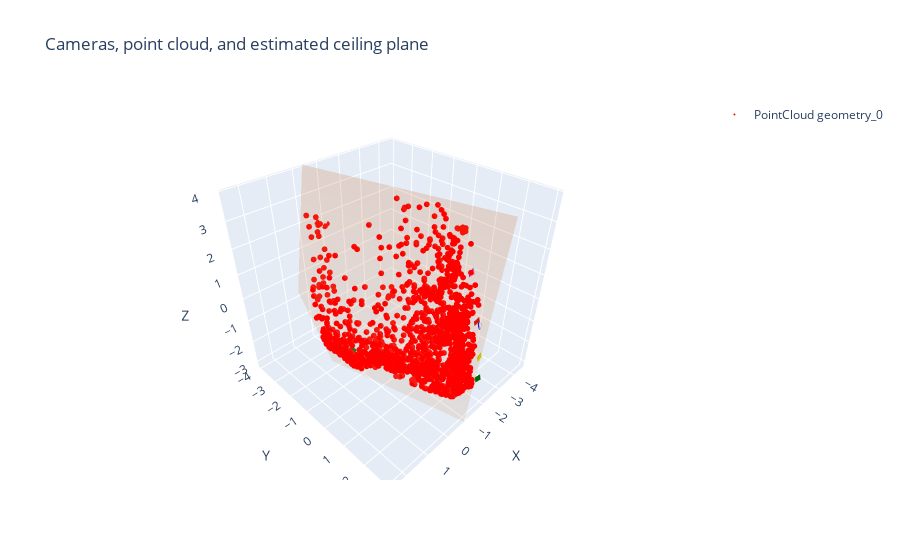

Source (notebook cell):
### Markdown cell above
## Visualizing the found ceiling plane and the point cloud and adding the mesh representing the plane to the 3D reconstruction (file .glb)

### Code cell
trace_points = [] 
trace_meshes = []

# Colors used for different elements (point clouds, cameras, etc.)
colors = ['red', 'green', 'blue', 'yellow', 'cyan', 'magenta']

camera_id = 0
color_counter = 0

# Loop through each geometry in the mesh
# Used to visualize the ceiling point cloud and camera positions
for name, geometry in mesh.geometry.items():
    
    # If the geometry is a point cloud (e.g., ceiling)
    if isinstance(geometry, trimesh.PointCloud):
        # Limit to 1500 randomly selected points to avoid memory issues
        num_points = min(1500, len(geometry.vertices))
        sampled_points = np.random.choice(len(geometry.vertices), num_points, replace=False)
        points = geometry.vertices[sampled_points]
        
        # Add point cloud as a 3D scatter plot
        trace_points.append(go.Scatter3d(
            x=points[:, 0],
            y=points[:, 1],
            z=points[:, 2],
            mode='markers',
            marker=dict(color=colors[color_counter % len(colors)], size=2),
            name=f"PointCloud {name}"
        ))
        color_counter += 1

    # If the geometry is a mesh (used to represent cameras)
    elif isinstance(geometry, trimesh.Trimesh):
        for face in geometry.faces:
            vertices = geometry.vertices[face]
            # Only plot faces that are valid triangles (3 unique vertices)
            if len(np.unique(vertices, axis=0)) == 3:
                trace_meshes.append(go.Mesh3d(
                    x=vertices[:, 0],
                    y=vertices[:, 1],
                    z=vertices[:, 2],
                    color=colors[camera_id % len(colors)],
                    opacity=1,
                    name=f"Camera #{camera_id}"
                ))
        # Increment camera ID if it's a new camera (48 faces = one camera model)
        if len(geometry.faces) == 48: 
            camera_id += 1

# === Plotting the detected ceiling plane ===
xlim = [top_points[:, 0].min(), top_points[:, 0].max()]
ylim = [top_points[:, 1].min(), top_points[:, 1].max()]
xx, yy = np.meshgrid(np.linspace(xlim[0], xlim[1], 10), np.linspace(ylim[0], ylim[1], 10))
a, b, c, d = plane_equation
zz = (-a * xx - b * yy - d) / c

# Add the ceiling plane as a translucent surface
trace_meshes.append(go.Surface(
    x=xx, y=yy, z=zz, opacity=0.2, colorscale='Oranges', showscale=False,
    name='Ceiling plane'
))

# === Normalize the scale of all 3 axes to avoid distortion ===
xlim = [points[:, 0].min(), points[:, 0].max()]
ylim = [points[:, 1].min(), points[:, 1].max()]
zlim = [points[:, 2].min(), points[:, 2].max()]
dx = xlim[1] - xlim[0]
dy = ylim[1] - ylim[0]
dz = zlim[1] - zlim[0]

# Set uniform axis range based on the longest dimension
if dx >= dy and dx >= dz:
    xmin = (xlim[0]+xlim[1])/2 - dx/2
    xmax = (xlim[0]+xlim[1])/2 + dx/2
    ymin = (ylim[0]+ylim[1])/2 - dx/2
    ymax = (ylim[0]+ylim[1])/2 + dx/2
    zmin = (zlim[0]+zlim[1])/2 - dx/2
    zmax = (zlim[0]+zlim[1])/2 + dx/2
elif dy >= dx and dy >= dz:
    xmin = (xlim[0]+xlim[1])/2 - dy/2
    xmax = (xlim[0]+xlim[1])/2 + dy/2
    ymin = (ylim[0]+ylim[1])/2 - dy/2
    ymax = (ylim[0]+ylim[1])/2 + dy/2
    zmin = (zlim[0]+zlim[1])/2 - dy/2
    zmax = (zlim[0]+zlim[1])/2 + dy/2
else:
    xmin = (xlim[0]+xlim[1])/2 - dz/2
    xmax = (xlim[0]+xlim[1])/2 + dz/2
    ymin = (ylim[0]+ylim[1])/2 - dz/2
    ymax = (ylim[0]+ylim[1])/2 + dz/2
    zmin = (zlim[0]+zlim[1])/2 - dz/2
    zmax = (zlim[0]+zlim[1])/2 + dz/2

# === Create the layout for 3D plot ===
layout = go.Layout(
    scene=dict(
        xaxis_title='X',
        yaxis_title='Y',
        zaxis_title='Z',
        xaxis=dict(range=[xmin, xmax]),
        yaxis=dict(range=[ymin, ymax]),
        zaxis=dict(range=[zmin, zmax])
    ),
    title='Cameras, point cloud, and estimated ceiling plane',
    showlegend=True
)

# Show the figure combining point clouds and mesh elements
fig = go.Figure(data=trace_points + trace_meshes, layout=layout)
fig.show()

# === Create a mesh for the detected ceiling plane ===
vertices = np.column_stack((xx.ravel(), yy.ravel(), zz.ravel()))
faces = []
nx, ny = xx.shape
for i in range(nx - 1):
    for j in range(ny - 1):
        idx = lambda x, y: x * ny + y
        # Triangulate the grid for the surface mesh
        faces.append([idx(i, j), idx(i+1, j), idx(i, j+1)])
        faces.append([idx(i+1, j), idx(i+1, j+1), idx(i, j+1)])
plan_mesh = trimesh.Trimesh(vertices=vertices, faces=np.array(faces))

# === Create a new 3D scene including the original mesh and the new plane ===
new_scene = trimesh.Scene()
for name, geom in mesh.geometry.items():
    new_scene.add_geometry(geom, node_name=name)
new_scene.add_geometry(plan_mesh, node_name="plan_detecte")

# === Export the new scene to a GLB file ===
new_scene.export("C:/Users/diaea/Downloads/scene_12_plan_1.glb")
print("Export terminé vers scene_res1.glb")
